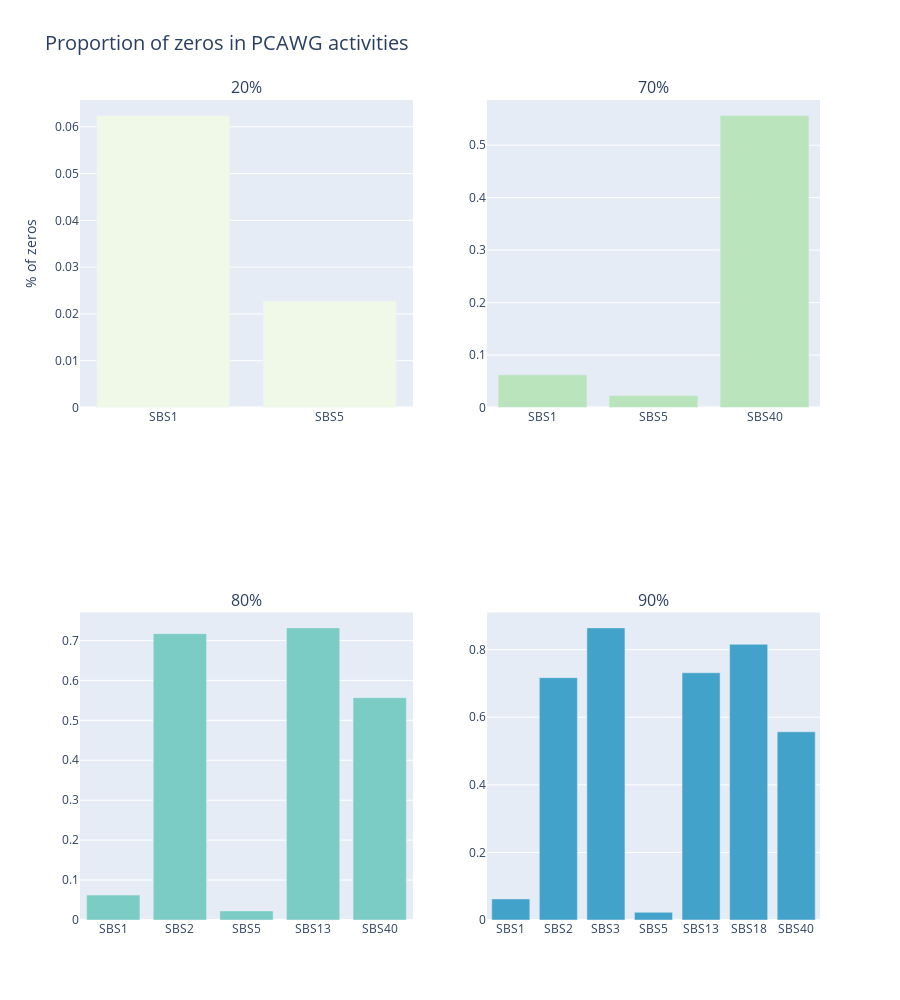

The cell this chart's notebook holds for it:
### Code cell
# plot the proportion of zeros in the all 4 df_wgs_act_ dataframes in 4 subplots

fig = make_subplots(rows=2, cols=2, subplot_titles=("20%", "70%", "80%", "90%"))

proportion_zeros = (df_wgs_act_20.drop('Cancer Type', axis=1) == 0).mean()
fig.add_trace(go.Bar(x=proportion_zeros.index, y=proportion_zeros, marker_color='#f0f9e8'), row=1, col=1)

proportion_zeros = (df_wgs_act_70.drop('Cancer Type', axis=1) == 0).mean()
fig.add_trace(go.Bar(x=proportion_zeros.index, y=proportion_zeros, marker_color='#bae4bc'), row=1, col=2)

proportion_zeros = (df_wgs_act_80.drop('Cancer Type', axis=1) == 0).mean()
fig.add_trace(go.Bar(x=proportion_zeros.index, y=proportion_zeros, marker_color='#7bccc4'), row=2, col=1)

proportion_zeros = (df_wgs_act_90.drop('Cancer Type', axis=1) == 0).mean()
fig.add_trace(go.Bar(x=proportion_zeros.index, y=proportion_zeros, marker_color='#43a2ca'), row=2, col=2)

fig.update_layout(
    title="Proportion of zeros in PCAWG activities",
    titlefont_size = 20,
    yaxis_title="% of zeros",
    height=1000,
    showlegend=False
)

#fig.update_xaxes(tickangle=-45)
fig.show()

### Figure 1 — Plotly figure (JSON) as saved in the notebook; plotly's stock layout.template omitted (floating-point values rounded to 4 significant figures)
{"data": [{"marker": {"color": "#f0f9e8"}, "type": "bar", "x": ["SBS1", "SBS5"], "xaxis": "x", "y": [0.06243, 0.02274], "yaxis": "y"}, {"marker": {"color": "#bae4bc"}, "type": "bar", "x": ["SBS1", "SBS5", "SBS40"], "xaxis": "x2", "y": [0.06243, 0.02274, 0.5568], "yaxis": "y2"}, {"marker": {"color": "#7bccc4"}, "type": "bar", "x": ["SBS1", "SBS2", "SBS5", "SBS13", "SBS40"], "xaxis": "x3", "y": [0.06243, 0.7171, 0.02274, 0.7315, 0.5568], "yaxis": "y3"}, {"marker": {"color": "#43a2ca"}, "type": "bar", "x": ["SBS1", "SBS2", "SBS3", "SBS5", "SBS13", "SBS18", "SBS40"], "xaxis": "x4", "y": [0.06243, 0.7171, 0.8643, 0.02274, 0.7315, 0.8156, 0.5568], "yaxis": "y4"}], "layout": {"annotations": [{"font": {"size": 16}, "showarrow": false, "text": "20%", "x": 0.225, "xanchor": "center", "xref": "paper", "y": 1, "yanchor": "bottom", "yref": "paper"}, {"font": {"size": 16}, "showarrow": false, "text": "70%", "x": 0.775, "xanchor": "center", "xref": "paper", "y": 1, "yanchor": "bottom", "yref": "paper"}, {"font": {"size": 16}, "showarrow": false, "text": "80%", "x": 0.225, "xanchor": "center", "xref": "paper", "y": 0.375, "yanchor": "bottom", "yref": "paper"}, {"font": {"size": 16}, "showarrow": false, "text": "90%", "x": 0.775, "xanchor": "center", "xref": "paper", "y": 0.375, "yanchor": "bottom", "yref": "paper"}], "height": 1000, "showlegend": false, "title": {"font": {"size": 20}, "text": "Proportion of zeros in PCAWG activities"}, "xaxis": {"anchor": "y", "domain": [0, 0.45]}, "xaxis2": {"anchor": "y2", "domain": [0.55, 1]}, "xaxis3": {"anchor": "y3", "domain": [0, 0.45]}, "xaxis4": {"anchor": "y4", "domain": [0.55, 1]}, "yaxis": {"anchor": "x", "domain": [0.625, 1], "title": {"text": "% of zeros"}}, "yaxis2": {"anchor": "x2", "domain": [0.625, 1]}, "yaxis3": {"anchor": "x3", "domain": [0, 0.375]}, "yaxis4": {"anchor": "x4", "domain": [0, 0.375]}}}
